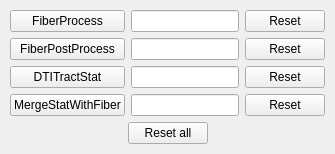
        <widget class="QWidget" name="SoftwareConfiguration">
         <attribute name="title">
          <string>Software Configuration</string>
         </attribute>
         <layout class="QHBoxLayout" name="horizontalLayout_3">
          <property name="leftMargin">
           <number>0</number>
          </property>
          <property name="topMargin">
           <number>0</number>
          </property>
          <property name="rightMargin">
           <number>0</number>
          </property>
          <property name="bottomMargin">
           <number>0</number>
          </property>
          <item>
           <layout class="QVBoxLayout" name="verticalLayout_3">
            <property name="leftMargin">
             <number>10</number>
            </property>
            <property name="topMargin">
             <number>10</number>
            </property>
            <property name="rightMargin">
             <number>10</number>
            </property>
            <property name="bottomMargin">
             <number>10</number>
            </property>
            <item>
             <layout class="QGridLayout" name="gridLayout">
              <item row="3" column="0">
               <widget class="QPushButton" name="MergeStatWithFiberButton">
                <property name="text">
                 <string>MergeStatWithFiber</string>
                </property>
               </widget>
              </item>
              <item row="0" column="2">
               <widget class="QPushButton" name="FiberProcessReset">
                <property name="text">
                 <string>Reset</string>
                </property>
               </widget>
              </item>
              <item row="1" column="1">
               <widget class="QLineEdit" name="FiberPostProcessLine"/>
              </item>
              <item row="0" column="0">
               <widget class="QPushButton" name="FiberProcessButton">
                <property name="text">
                 <string>FiberProcess</string>
                </property>
               </widget>
              </item>
              <item row="0" column="1">
               <widget class="QLineEdit" name="FiberProcessLine"/>
              </item>
              <item row="3" column="2">
               <widget class="QPushButton" name="MergeStatWithFiberReset">
                <property name="text">
                 <string>Reset</string>
                </property>
               </widget>
              </item>
              <item row="1" column="0">
               <widget class="QPushButton" name="FiberPostProcessButton">
                <property name="text">
                 <string>FiberPostProcess</string>
                </property>
               </widget>
              </item>
              <item row="2" column="2">
               <widget class="QPushButton" name="DTITractStatReset">
                <property name="text">
                 <string>Reset</string>
                </property>
               </widget>
              </item>
              <item row="1" column="2">
               <widget class="QPushButton" name="FiberPostProcessReset">
                <property name="text">
                 <string>Reset</string>
                </property>
               </widget>
              </item>
              <item row="2" column="1">
               <widget class="QLineEdit" name="DTITractStatLine"/>
              </item>
              <item row="2" column="0">
               <widget class="QPushButton" name="DTITractStatButton">
                <property name="text">
                 <string>DTITractStat</string>
                </property>
               </widget>
              </item>
              <item row="3" column="1">
               <widget class="QLineEdit" name="MergeStatWithFiberLine"/>
              </item>
             </layout>
            </item>
            <item>
             <layout class="QHBoxLayout" name="horizontalLayout_2">
              <item>
               <spacer name="horizontalSpacer_5">
                <property name="orientation">
                 <enum>Qt::Horizontal</enum>
                </property>
                <property name="sizeHint" stdset="0">
                 <size>
                  <width>40</width>
                  <height>20</height>
                 </size>
                </property>
               </spacer>
              </item>
              <item>
               <widget class="QPushButton" name="ResetAll">
                <property name="text">
                 <string>Reset all</string>
                </property>
               </widget>
              </item>
              <item>
               <spacer name="horizontalSpacer_6">
                <property name="orientation">
                 <enum>Qt::Horizontal</enum>
                </property>
                <property name="sizeHint" stdset="0">
                 <size>
                  <width>40</width>
                  <height>20</height>
                 </size>
                </property>
               </spacer>
              </item>
             </layout>
            </item>
           </layout>
          </item>
         </layout>
        </widget>
